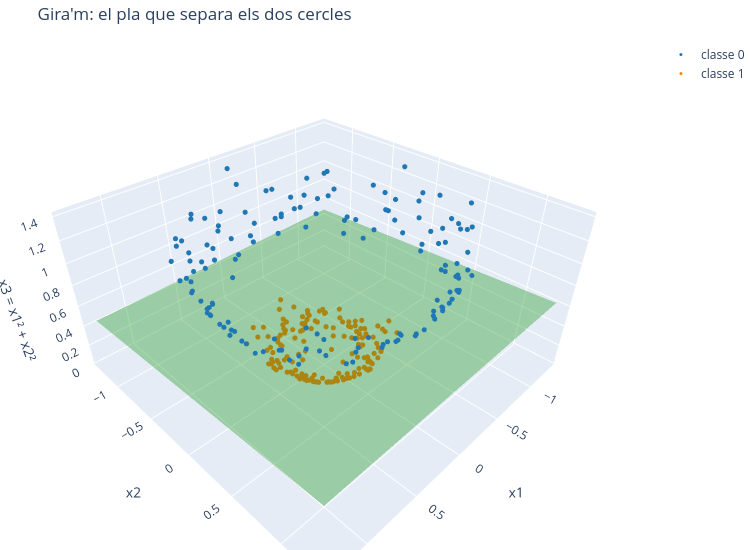

This figure's notebook cell:
### Markdown cell above
I una versió que **es pot girar amb el ratolí** (Plotly; a Colab ja hi és). Mireu-la
arran de terra, de costat: es veu el pla passant entre els dos pisos de punts. Després
mireu-la des de dalt: torna el cercle.

### Code cell
import plotly.graph_objects as go

fig3d = go.Figure()
for classe, color in [(0, "#1f77b4"), (1, "#ff7f0e")]:
    sel = yc == classe
    fig3d.add_trace(go.Scatter3d(x=Xc[sel, 0], y=Xc[sel, 1], z=x3[sel], mode="markers",
                                 marker=dict(size=3, color=color), name=f"classe {classe}"))
fig3d.add_trace(go.Surface(x=p1, y=p2, z=(-b3 - w3[0] * p1 - w3[1] * p2) / w3[2],
                           colorscale=[[0, "green"], [1, "green"]], opacity=0.35,
                           showscale=False, name="pla"))
fig3d.update_layout(scene=dict(xaxis_title="x1", yaxis_title="x2", zaxis_title="x3 = x1² + x2²"),
                    width=750, height=550, margin=dict(l=0, r=0, t=40, b=0),
                    title="Gira'm: el pla que separa els dos cercles")
fig3d.show()

### Figure 1 — Plotly figure (JSON) as saved in the notebook; plotly's stock layout.template omitted (floating-point values rounded to 4 significant figures; data arrays with more than 128 entries replaced by an {"elided": "..."} marker saying what was removed)
{"data": [{"marker": {"color": "#1f77b4", "size": 3}, "mode": "markers", "name": "classe 0", "type": "scatter3d", "x": {"elided": "150 float values"}, "y": {"elided": "150 float values"}, "z": {"elided": "150 float values"}}, {"marker": {"color": "#ff7f0e", "size": 3}, "mode": "markers", "name": "classe 1", "type": "scatter3d", "x": {"elided": "150 float values"}, "y": {"elided": "150 float values"}, "z": {"elided": "150 float values"}}, {"colorscale": [[0, "green"], [1, "green"]], "name": "pla", "opacity": 0.35, "showscale": false, "type": "surface", "x": {"elided": "20x20 float values"}, "y": {"elided": "20x20 float values"}, "z": {"elided": "20x20 float values"}}], "layout": {"height": 550, "margin": {"b": 0, "l": 0, "r": 0, "t": 40}, "scene": {"xaxis": {"title": {"text": "x1"}}, "yaxis": {"title": {"text": "x2"}}, "zaxis": {"title": {"text": "x3 = x1² + x2²"}}}, "title": {"text": "Gira'm: el pla que separa els dos cercles"}, "width": 750}}
